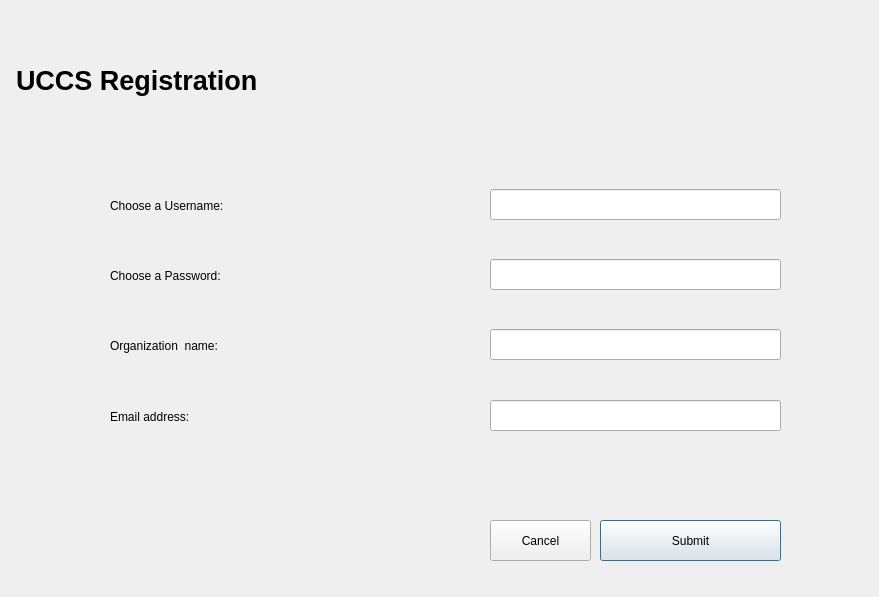
<?xml version="1.0" encoding="UTF-8"?>
<ui version="4.0">
 <class>CreateBusiness</class>
 <widget class="QDialog" name="CreateBusiness">
  <property name="geometry">
   <rect>
    <x>0</x>
    <y>0</y>
    <width>879</width>
    <height>597</height>
   </rect>
  </property>
  <property name="windowTitle">
   <string>Dialog</string>
  </property>
  <widget class="QLabel" name="label_password">
   <property name="geometry">
    <rect>
     <x>110</x>
     <y>260</y>
     <width>331</width>
     <height>31</height>
    </rect>
   </property>
   <property name="text">
    <string>Choose a Password:</string>
   </property>
  </widget>
  <widget class="QLineEdit" name="lineEdit_BPass">
   <property name="geometry">
    <rect>
     <x>490</x>
     <y>259</y>
     <width>291</width>
     <height>31</height>
    </rect>
   </property>
  </widget>
  <widget class="QLineEdit" name="lineEdit_BFirst">
   <property name="geometry">
    <rect>
     <x>490</x>
     <y>329</y>
     <width>291</width>
     <height>31</height>
    </rect>
   </property>
  </widget>
  <widget class="QLabel" name="label_firstname">
   <property name="geometry">
    <rect>
     <x>110</x>
     <y>330</y>
     <width>331</width>
     <height>31</height>
    </rect>
   </property>
   <property name="text">
    <string>Organization  name:</string>
   </property>
  </widget>
  <widget class="QLabel" name="label_Title">
   <property name="geometry">
    <rect>
     <x>16</x>
     <y>0</y>
     <width>841</width>
     <height>161</height>
    </rect>
   </property>
   <property name="text">
    <string>&lt;html&gt;&lt;head/&gt;&lt;body&gt;&lt;p&gt;&lt;span style=&quot; font-size:20pt; font-weight:600;&quot;&gt;UCCS Registration&lt;/span&gt;&lt;/p&gt;&lt;/body&gt;&lt;/html&gt;</string>
   </property>
  </widget>
  <widget class="QLineEdit" name="lineEdit_BUsername">
   <property name="geometry">
    <rect>
     <x>490</x>
     <y>189</y>
     <width>291</width>
     <height>31</height>
    </rect>
   </property>
  </widget>
  <widget class="QLabel" name="label_email">
   <property name="geometry">
    <rect>
     <x>110</x>
     <y>401</y>
     <width>331</width>
     <height>31</height>
    </rect>
   </property>
   <property name="text">
    <string>Email address:</string>
   </property>
  </widget>
  <widget class="QLabel" name="label_username">
   <property name="geometry">
    <rect>
     <x>110</x>
     <y>190</y>
     <width>331</width>
     <height>31</height>
    </rect>
   </property>
   <property name="text">
    <string>Choose a Username:</string>
   </property>
  </widget>
  <widget class="QLineEdit" name="lineEdit_BEmail">
   <property name="geometry">
    <rect>
     <x>490</x>
     <y>400</y>
     <width>291</width>
     <height>31</height>
    </rect>
   </property>
   <property name="text">
    <string/>
   </property>
  </widget>
  <widget class="QPushButton" name="pushButton_Submit">
   <property name="geometry">
    <rect>
     <x>600</x>
     <y>520</y>
     <width>181</width>
     <height>41</height>
    </rect>
   </property>
   <property name="text">
    <string>Submit</string>
   </property>
  </widget>
  <widget class="QPushButton" name="pushButton_BCancel">
   <property name="geometry">
    <rect>
     <x>490</x>
     <y>520</y>
     <width>101</width>
     <height>41</height>
    </rect>
   </property>
   <property name="text">
    <string>Cancel</string>
   </property>
  </widget>
 </widget>
 <resources/>
 <connections/>
</ui>
